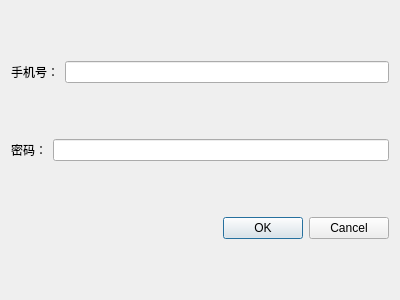
<?xml version="1.0" encoding="UTF-8"?>
<ui version="4.0">
 <class>LoginDialog</class>
 <widget class="QDialog" name="LoginDialog">
  <property name="geometry">
   <rect>
    <x>0</x>
    <y>0</y>
    <width>400</width>
    <height>300</height>
   </rect>
  </property>
  <property name="windowTitle">
   <string>Dialog</string>
  </property>
  <layout class="QVBoxLayout" name="verticalLayout">
   <item>
    <layout class="QHBoxLayout" name="horizontalLayout">
     <item>
      <widget class="QLabel" name="label">
       <property name="text">
        <string>手机号：</string>
       </property>
      </widget>
     </item>
     <item>
      <widget class="QLineEdit" name="lineEdit_user">
       <property name="maxLength">
        <number>11</number>
       </property>
      </widget>
     </item>
    </layout>
   </item>
   <item>
    <layout class="QHBoxLayout" name="horizontalLayout_2">
     <item>
      <widget class="QLabel" name="label_2">
       <property name="text">
        <string>密码：</string>
       </property>
      </widget>
     </item>
     <item>
      <widget class="QLineEdit" name="lineEdit_pwd">
       <property name="maxLength">
        <number>30</number>
       </property>
       <property name="echoMode">
        <enum>QLineEdit::Password</enum>
       </property>
      </widget>
     </item>
    </layout>
   </item>
   <item>
    <widget class="QDialogButtonBox" name="buttonBox">
     <property name="orientation">
      <enum>Qt::Horizontal</enum>
     </property>
     <property name="standardButtons">
      <set>QDialogButtonBox::Cancel|QDialogButtonBox::Ok</set>
     </property>
    </widget>
   </item>
  </layout>
 </widget>
 <resources/>
 <connections>
  <connection>
   <sender>buttonBox</sender>
   <signal>accepted()</signal>
   <receiver>LoginDialog</receiver>
   <slot>accept()</slot>
   <hints>
    <hint type="sourcelabel">
     <x>248</x>
     <y>254</y>
    </hint>
    <hint type="destinationlabel">
     <x>157</x>
     <y>274</y>
    </hint>
   </hints>
  </connection>
  <connection>
   <sender>buttonBox</sender>
   <signal>rejected()</signal>
   <receiver>LoginDialog</receiver>
   <slot>reject()</slot>
   <hints>
    <hint type="sourcelabel">
     <x>316</x>
     <y>260</y>
    </hint>
    <hint type="destinationlabel">
     <x>286</x>
     <y>274</y>
    </hint>
   </hints>
  </connection>
 </connections>
</ui>
